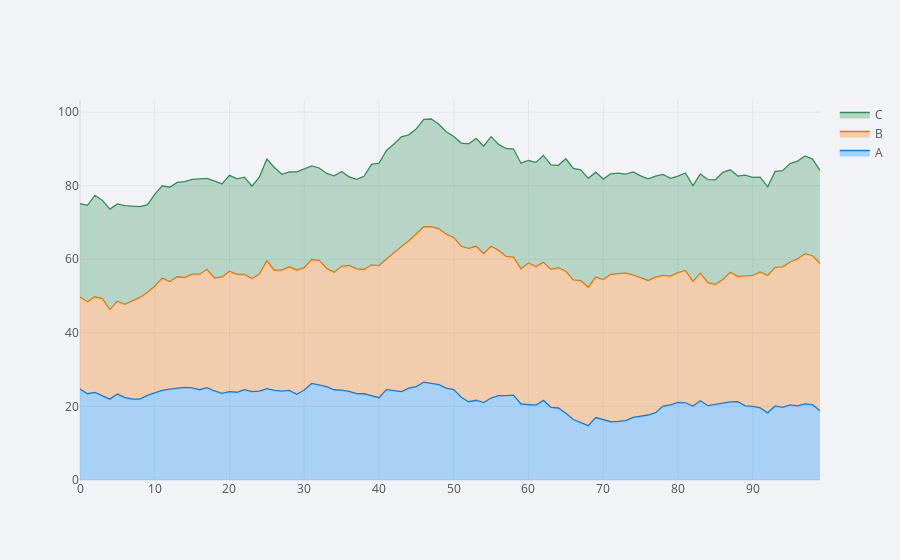

Source (notebook cell):
### Code cell
df.iplot(kind = 'area', fill=True)
